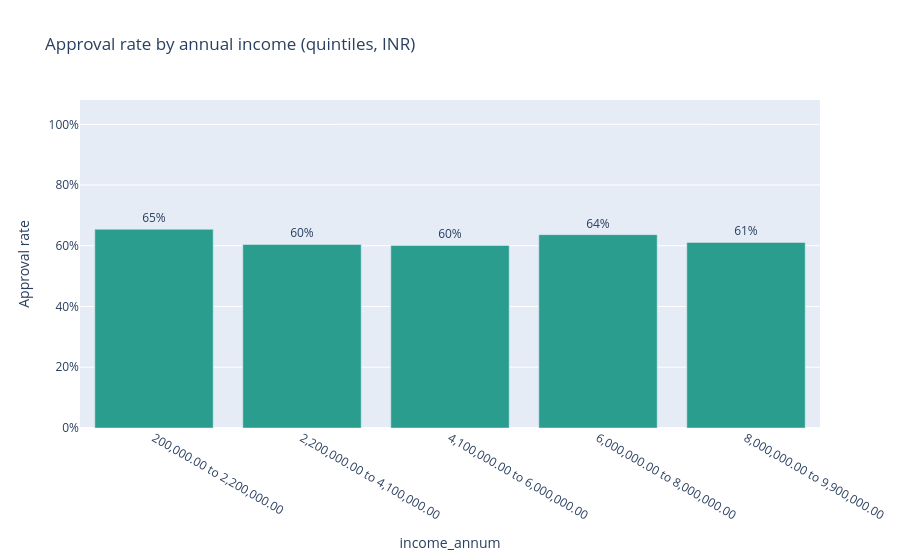

This figure's notebook cell:
### Markdown cell above
## 4. Income and loan amount

### Code cell
charts.approval_by_quantile_band(
    df, "income_annum", q=5, title="Approval rate by annual income (quintiles, INR)"
)

### Figure 1 — Plotly figure (JSON) as saved in the notebook; plotly's stock layout.template omitted (floating-point values rounded to 4 significant figures)
{"data": [{"alignmentgroup": "True", "customdata": [[894, 585], [839, 507], [842, 506], [889, 566], [805, 492]], "hovertemplate": "income_annum=%{x}<br>approval_rate=%{y}<br>text=%{text}<br>applications=%{customdata[0]}<br>approved=%{customdata[1]}<extra></extra>", "legendgroup": "", "marker": {"color": "#2a9d8f", "pattern": {"shape": ""}}, "name": "", "offsetgroup": "", "orientation": "v", "showlegend": false, "text": ["65%", "60%", "60%", "64%", "61%"], "textposition": "outside", "type": "bar", "x": ["200,000.00 to 2,200,000.00", "2,200,000.00 to 4,100,000.00", "4,100,000.00 to 6,000,000.00", "6,000,000.00 to 8,000,000.00", "8,000,000.00 to 9,900,000.00"], "xaxis": "x", "y": [0.6544, 0.6043, 0.601, 0.6367, 0.6112], "yaxis": "y"}], "layout": {"barmode": "relative", "legend": {"tracegroupgap": 0}, "title": {"text": "Approval rate by annual income (quintiles, INR)"}, "xaxis": {"anchor": "y", "domain": [0.0, 1.0], "title": {"text": "income_annum"}, "type": "category"}, "yaxis": {"anchor": "x", "domain": [0.0, 1.0], "range": [0, 1.08], "tickformat": ".0%", "title": {"text": "Approval rate"}}}}
